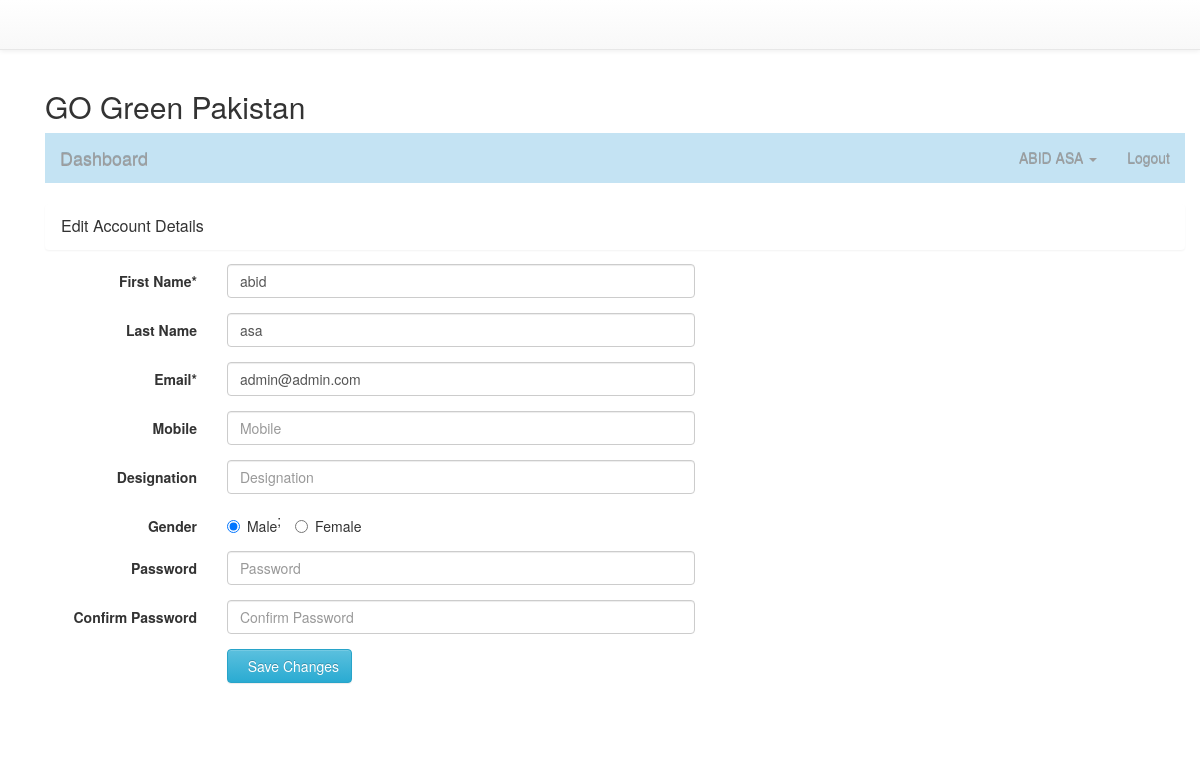
The page /edit_account.php (signed in) on the database its author committed.
### tables this page shows
CREATE TABLE `user` (
  `id` int(11) NOT NULL AUTO_INCREMENT,
  `first_name` varchar(50) NOT NULL,
  `last_name` varchar(50) NOT NULL,
  `email` varchar(50) NOT NULL,
  `password` varchar(50) NOT NULL,
  `gender` enum('male','female') NOT NULL,
  `mobile` varchar(50) NOT NULL,
  `designation` varchar(50) NOT NULL,
  `image` varchar(250) NOT NULL,
  `type` varchar(250) NOT NULL DEFAULT 'general',
  `status` enum('active','pending','deleted','') NOT NULL DEFAULT 'pending',
  `authtoken` varchar(250) NOT NULL,
  PRIMARY KEY (`id`)
);

### class/User.php (called while the page is built, shortened)
<?php
class User extends Dbconfig {
	private $userTable = 'user';
	private $dbConnect = false;
    public function __construct(){
        if(!$this->dbConnect){
			$database = new dbConfig();
            $this -> hostName = $database -> serverName;
            $this -> userName = $database -> userName;
            $this -> password = $database ->password;
			$this -> dbName = $database -> dbName;
            $conn = new mysqli($this->hostName, $this->userName, $this->password, $this->dbName);
            if($conn->connect_error){
                die("Error failed to connect to MySQL: " . $conn->connect_error);
            } else{
                $this->dbConnect = $conn;
            }
        }
    }
	public function userDetails () {
		$sqlQuery = "SELECT * FROM ".$this->userTable."
			WHERE id ='".$_SESSION["userid"]."'";
		$result = mysqli_query($this->dbConnect, $sqlQuery);
		$userDetails = mysqli_fetch_assoc($result);
		return $userDetails;
	}
}
?>

### edit_account.php (the view, shortened to what this page needs)
<?php
include('class/User.php');
$user = new User();
$user->loginStatus();
$userDetail = $user->userDetails();
include('include/header.php');
?>
<?php include('include/container.php');?>
<div class="container contact">
	<h2>GO Green Pakistan</h2>
	<?php include('menu.php');?>
	<div>
		<div class="panel">
			<div class="panel-heading">
				<div class="panel-title">Edit Account Details</div>
			</div>
			<div class="panel-body col-md-7">
				<form class="form-horizontal" role="form" method="POST" action="">
					<div class="form-group">
						<label for="firstname" class="col-md-3 control-label">First Name*</label>
						<div class="col-md-9">
							<input type="text" class="form-control" name="firstname" placeholder="First Name" value="<?php echo $userDetail['first_name'];?>" >
						</div>
					</div>
					<div class="form-group">
						<label for="lastname" class="col-md-3 control-label">Last Name</label>
						<div class="col-md-9">
							<input type="text" class="form-control" name="lastname" placeholder="Last Name" value="<?php echo $userDetail['last_name'];?>" >
						</div>
					</div>
					<div class="form-group">
						<label for="email" class="col-md-3 control-label">Email*</label>
						<div class="col-md-9">
							<input type="email" class="form-control" name="email" placeholder="Email Address" value="<?php echo $userDetail['email'];?>" required>
						</div>
					</div>
					<div class="form-group">
						<label for="email" class="col-md-3 control-label">Mobile</label>
						<div class="col-md-9">
							<input type="text" class="form-control" name="mobile" placeholder="Mobile" value="<?php echo $userDetail['mobile'];?>" >
						</div>
					</div>
					<div class="form-group">
						<label for="lastname" class="col-md-3 control-label">Designation</label>
						<div class="col-md-9">
							<input type="text" class="form-control" name="designation" placeholder="Designation" value="<?php echo $userDetail['designation'];?>" >
						</div>
					</div>
					<div class="form-group">
						<label for="gender" class="col-md-3 control-label">Gender</label>
						<div class="col-md-9">
							<label class="radio-inline">
								<input type="radio" name="gender" value="male" <?php if($userDetail['gender'] == 'male') { echo 'checked'; } ?> required>Male
							</label>;
							<label class="radio-inline">
								<input type="radio" name="gender" value="female" <?php if($userDetail['gender'] == 'female') { echo 'checked'; } ?> required>Female
							</label>
						</div>
					</div>
					<div class="form-group">
						<label for="password" class="col-md-3 control-label">Password</label>
						<div class="col-md-9">
							<input type="password" class="form-control" name="passwd" placeholder="Password" value="">
						</div>
					</div>
					<div class="form-group">
						<label for="password" class="col-md-3 control-label">Confirm Password</label>
						<div class="col-md-9">
							<input type="password" class="form-control" name="cpasswd" placeholder="Confirm Password" value="">
						</div>
					</div>
					<div class="form-group">
						<div class="col-md-offset-3 col-md-9">
							<button id="btn-signup" type="submit" name="update" value="update_account" class="btn btn-info"><i class="icon-hand-right"></i> &nbsp Save Changes</button>
						</div>
					</div>
				</form>
			 </div>
		</div>
	</div>
</div>
<?php include('include/footer.php');?>

### rows shown on the page
user: firstname "abid", lastname "asa", email "admin@admin.com", gender "☑ Male", gender "☐ Female"

### other values the page prints
$_SESSION['name'] "ABID ASA"
